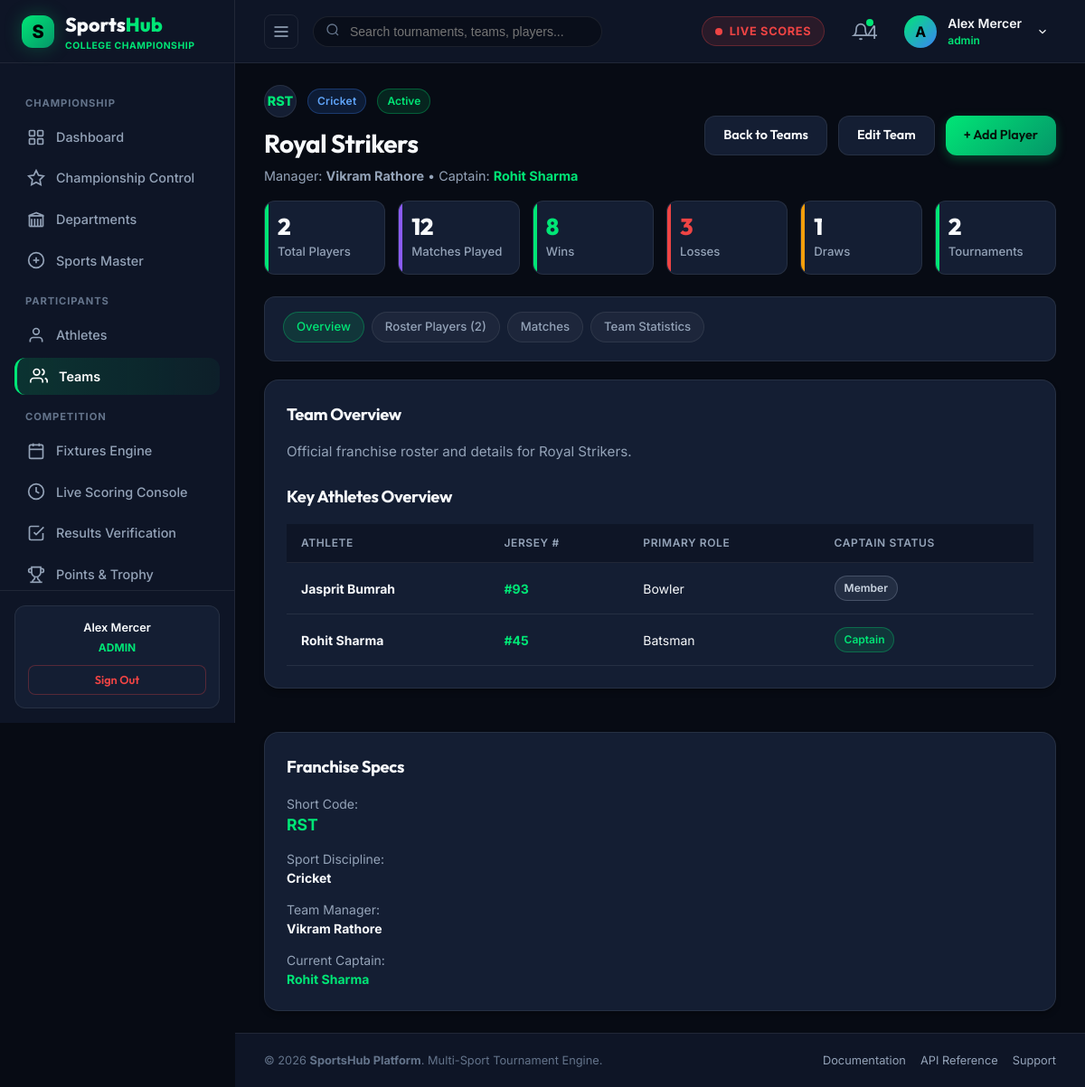
The page /organizer/team-details.php (signed in) on the database its author committed.
### tables this page shows
CREATE TABLE `users` (
  `id` int(10) unsigned NOT NULL AUTO_INCREMENT,
  `name` varchar(100) NOT NULL,
  `email` varchar(150) NOT NULL,
  `password` varchar(255) NOT NULL,
  `role` enum('admin','organizer','scorer','official','team_manager','player') NOT NULL DEFAULT 'player',
  `profile_image` varchar(255) DEFAULT 'assets/images/default-avatar.png',
  `status` tinyint(1) DEFAULT 1,
  `created_at` datetime DEFAULT current_timestamp(),
  `updated_at` datetime DEFAULT current_timestamp() ON UPDATE current_timestamp(),
  PRIMARY KEY (`id`),
  UNIQUE KEY `email` (`email`),
  KEY `idx_users_role` (`role`),
  KEY `idx_users_email` (`email`)
);

CREATE TABLE `players` (
  `id` int(10) unsigned NOT NULL AUTO_INCREMENT,
  `name` varchar(100) NOT NULL,
  `email` varchar(150) DEFAULT NULL,
  `phone` varchar(20) DEFAULT NULL,
  `profile_image` varchar(255) DEFAULT 'assets/images/default-player.png',
  `date_of_birth` date DEFAULT NULL,
  `jersey_number` int(11) DEFAULT NULL,
  `sport_id` int(10) unsigned NOT NULL,
  `team_id` int(10) unsigned DEFAULT NULL,
  `position` varchar(50) DEFAULT 'Player',
  `status` tinyint(1) DEFAULT 1,
  `created_at` datetime DEFAULT current_timestamp(),
  `updated_at` datetime DEFAULT current_timestamp() ON UPDATE current_timestamp(),
  PRIMARY KEY (`id`),
  KEY `idx_players_team` (`team_id`),
  KEY `idx_players_sport` (`sport_id`),
  CONSTRAINT `fk_players_sport` FOREIGN KEY (`sport_id`) REFERENCES `sports` (`id`),
  CONSTRAINT `fk_players_team` FOREIGN KEY (`team_id`) REFERENCES `teams` (`id`) ON DELETE SET NULL
);

CREATE TABLE `teams` (
  `id` int(10) unsigned NOT NULL AUTO_INCREMENT,
  `name` varchar(100) NOT NULL,
  `short_name` varchar(10) NOT NULL,
  `logo` varchar(255) DEFAULT 'assets/images/default-team.png',
  `sport_id` int(10) unsigned NOT NULL,
  `department_id` int(11) DEFAULT NULL,
  `captain_id` int(10) unsigned DEFAULT NULL,
  `manager_id` int(10) unsigned DEFAULT NULL,
  `status` tinyint(1) DEFAULT 1,
  `created_at` datetime DEFAULT current_timestamp(),
  `updated_at` datetime DEFAULT current_timestamp() ON UPDATE current_timestamp(),
  PRIMARY KEY (`id`),
  KEY `idx_teams_sport` (`sport_id`),
  CONSTRAINT `fk_teams_sport` FOREIGN KEY (`sport_id`) REFERENCES `sports` (`id`)
);

CREATE TABLE `sports` (
  `id` int(10) unsigned NOT NULL AUTO_INCREMENT,
  `name` varchar(50) NOT NULL,
  `slug` varchar(60) NOT NULL,
  `description` text DEFAULT NULL,
  `icon` varchar(255) DEFAULT NULL,
  `status` tinyint(1) DEFAULT 1,
  `created_at` datetime DEFAULT current_timestamp(),
  PRIMARY KEY (`id`),
  UNIQUE KEY `name` (`name`),
  UNIQUE KEY `slug` (`slug`)
);

### organizer/team-details.php (the view, shortened to what the rows shown need)
<?php
require_once __DIR__ . '/../includes/config.php';
require_once __DIR__ . '/../includes/database.php';
require_once __DIR__ . '/../includes/auth.php';
require_once __DIR__ . '/../includes/team-player-functions.php';
$id = intval($_GET['id'] ?? 1);
$team = getTeamById($id);
$activeTab = $_GET['tab'] ?? 'overview';
$teamPlayers = getPlayersFiltered('', 0, $team['id'], 'all');
include_once __DIR__ . '/../includes/header.php';
?>
<div class="dashboard-header" style="margin-bottom:16px;">
  <div class="dashboard-title-group">
    <div style="display:flex; align-items:center; gap:12px; margin-bottom:8px;">
      <span class="team-badge-circle" style="width:36px; height:36px; font-weight:800; font-size:0.9rem; color:var(--accent-green);">
        <?php echo htmlspecialchars($team['short_name']); ?>
      </span>
      <?php echo getSportBadge($team['sport_name']); ?>
      <?php echo getStatusBadge(($team['status'] == 1 || strtolower($team['status']) === 'active') ? 'active' : 'inactive'); ?>
    </div>
    <h1><?php echo htmlspecialchars($team['name']); ?></h1>
    <p>Manager: <strong><?php echo htmlspecialchars($team['manager_name'] ?? 'Unassigned'); ?></strong> &bull; Captain: <strong style="color:var(--accent-green);"><?php echo htmlspecialchars($team['captain_name'] ?? 'Unassigned'); ?></strong></p>
  </div>
</div>
<?php if ($activeTab === 'overview'): ?>
<div class="dashboard-main-grid">
  <div class="grid-left-col">
    <div class="card" style="margin-bottom:24px;">
      <div class="section-header">
        <h2>Team Overview</h2>
      </div>
      <p style="color:var(--text-muted); font-size:0.95rem; line-height:1.6; margin-bottom:16px;">
        <?php echo !empty($team['description']) ? htmlspecialchars($team['description']) : 'Official franchise roster and details for ' . htmlspecialchars($team['name']) . '.'; ?>
      </p>
      <div class="section-header" style="margin-top:24px;">
        <h2>Key Athletes Overview</h2>
      </div>
      <div class="table-responsive">
        <table class="sports-table">
          <thead>
            <tr>
              <th>Athlete</th>
              <th>Jersey #</th>
              <th>Primary Role</th>
              <th>Captain Status</th>
            </tr>
          </thead>
          <tbody>
            <?php foreach (array_slice($teamPlayers, 0, 5) as $p): ?>
              <tr>
                <td><strong style="color:var(--text-main);"><?php echo htmlspecialchars($p['name']); ?></strong></td>
                <td><strong style="color:var(--accent-green);">#<?php echo htmlspecialchars($p['jersey_number']); ?></strong></td>
                <td><?php echo htmlspecialchars($p['position'] ?? $p['primary_role']); ?></td>
                <td>
                  <?php if (($team['captain_id'] ?? 0) == $p['id'] || ($p['is_captain'] ?? 0) == 1): ?>
                    <span class="status-badge badge-active">Captain</span>
                  <?php else: ?>
                    <span class="status-badge badge-completed">Member</span>
                  <?php endif; ?>
                </td>
              </tr>
            <?php endforeach; ?>
          </tbody>
        </table>
      </div>
    </div>
  </div>
  <div class="grid-right-col">
    <div class="card">
      <div class="section-header">
        <h2>Franchise Specs</h2>
      </div>
      <div style="display:flex; flex-direction:column; gap:14px; font-size:0.875rem;">
        <div>
          <span style="color:var(--text-muted);">Short Code:</span>
          <strong style="display:block; color:var(--accent-green); font-size:1.1rem;"><?php echo htmlspecialchars($team['short_name']); ?></strong>
        </div>
        <div>
          <span style="color:var(--text-muted);">Sport Discipline:</span>
          <strong style="display:block; color:var(--text-main);"><?php echo htmlspecialchars($team['sport_name']); ?></strong>
        </div>
        <div>
          <span style="color:var(--text-muted);">Team Manager:</span>
          <strong style="display:block; color:var(--text-main);"><?php echo htmlspecialchars($team['manager_name'] ?? 'Unassigned'); ?></strong>
        </div>
        <div>
          <span style="color:var(--text-muted);">Current Captain:</span>
          <strong style="display:block; color:var(--accent-green);"><?php echo htmlspecialchars($team['captain_name'] ?? 'Unassigned'); ?></strong>
        </div>
      </div>
    </div>
  </div>
</div>
<?php endif; ?>
<?php include_once __DIR__ . '/../includes/footer.php'; ?>

### includes/header.php (shortened to what the rows shown need)
<?php
require_once __DIR__ . '/config.php';
require_once __DIR__ . '/auth.php';
$currentUser = currentUser();
$userName = $currentUser['name'] ?? 'Alex Mercer';
?>
<!DOCTYPE html>
<html lang="en">
<head>
  <link rel="stylesheet" href="<?php echo BASE_URL; ?>/assets/css/style.css">
  <link rel="stylesheet" href="<?php echo BASE_URL; ?>/assets/css/dashboard.css">
  <link rel="stylesheet" href="<?php echo BASE_URL; ?>/assets/css/tournament.css">
</head>
<body>
<div class="app-layout">
  <?php include_once __DIR__ . '/sidebar.php'; ?>
  <div class="main-wrapper" id="mainWrapper">
    <header class="top-header">
      <div class="header-right">
        <div class="user-profile-wrapper" style="position:relative;">
          <div class="user-profile-menu" onclick="toggleUserDropdown()" id="userProfileBtn">
            <div class="user-avatar-placeholder" style="width:36px;height:36px;border-radius:50%;background:linear-gradient(135deg, #00e676, #3b82f6);display:flex;align-items:center;justify-content:center;font-weight:700;color:#000;">
              <?php echo strtoupper(substr($userName, 0, 1)); ?>
            </div>
            <div class="user-info">
              <span class="user-name"><?php echo htmlspecialchars($userName); ?></span>
              <span class="user-role" style="color:var(--accent-green); font-weight:600;"><?php echo htmlspecialchars($userRole); ?></span>
            </div>
            <svg width="14" height="14" viewBox="0 0 24 24" fill="none" stroke="currentColor" stroke-width="2" style="margin-left:4px;"><polyline points="6 9 12 15 18 9"/></svg>
          </div>
        </div>
      </div>
    </header>
    <main class="page-content">

### includes/sidebar.php (shortened to what the rows shown need)
<?php
require_once __DIR__ . '/auth.php';
$user = currentUser();
$userRole = strtolower($user['role'] ?? 'admin');
?>
<aside class="app-sidebar" id="appSidebar">
  <div class="sidebar-footer">
    <div class="quick-support-card">
      <p style="font-weight:600; color:var(--text-main); margin-bottom:4px;"><?php echo htmlspecialchars($user['name'] ?? 'User'); ?></p>
      <div style="font-size:0.75rem; color:var(--accent-green); text-transform:uppercase; font-weight:700; margin-bottom:10px;">
        <?php echo htmlspecialchars($userRole); ?>
      </div>
      <a href="<?php echo BASE_URL; ?>/auth/logout.php" class="btn btn-secondary btn-sm" style="width:100%; color:var(--accent-red); border-color:rgba(239,68,68,0.3);">
        Sign Out
      </a>
    </div>
  </div>
</aside>

### includes/config.php (shortened to what the rows shown need)
<?php
function getSportBadge($sportName) {
    $colors = [
        'Cricket'      => 'badge-cricket',
        'Football'     => 'badge-football',
        'Kabaddi'      => 'badge-kabaddi',
        'Basketball'   => 'badge-basketball',
        'Volleyball'   => 'badge-volleyball',
        'Badminton'    => 'badge-badminton',
        'Tennis'       => 'badge-tennis',
        'Table Tennis' => 'badge-table-tennis',
    ];
    $class = $colors[$sportName] ?? 'badge-generic';
    return "<span class=\"sport-badge {$class}\">" . htmlspecialchars($sportName) . "</span>";
}
function getStatusBadge($status) {
    $statusMap = [
        'live'      => ['class' => 'badge-live', 'label' => '<span class="pulse-dot"></span> LIVE'],
        'scheduled' => ['class' => 'badge-scheduled', 'label' => 'Scheduled'],
        'completed' => ['class' => 'badge-completed', 'label' => 'Completed'],
        'upcoming'  => ['class' => 'badge-upcoming', 'label' => 'Upcoming'],
        'active'    => ['class' => 'badge-active', 'label' => 'Active'],
        'draft'     => ['class' => 'badge-generic', 'label' => 'Draft'],
        'postponed' => ['class' => 'badge-warning', 'label' => 'Postponed'],
        'cancelled' => ['class' => 'badge-danger', 'label' => 'Cancelled']
    ];
    $info = $statusMap[strtolower($status)] ?? ['class' => 'badge-generic', 'label' => ucfirst($status)];
    return "<span class=\"status-badge {$info['class']}\">{$info['label']}</span>";
}

### rows shown on the page
users: name "Alex Mercer", role "ADMIN", name "A", role "admin"
players: team.short_name "RST", sport.name "Cricket", team.name "Royal Strikers", users.name "Vikram Rathore", name "Rohit Sharma", jersey_number "45", position "Batsman", shows "Captain"
players: name "Jasprit Bumrah", jersey_number "93", position "Bowler", shows "Member"

### other values the page prints
$initialUnread "4"
$info['label'] "Active"
count($teamPlayers) "2"
